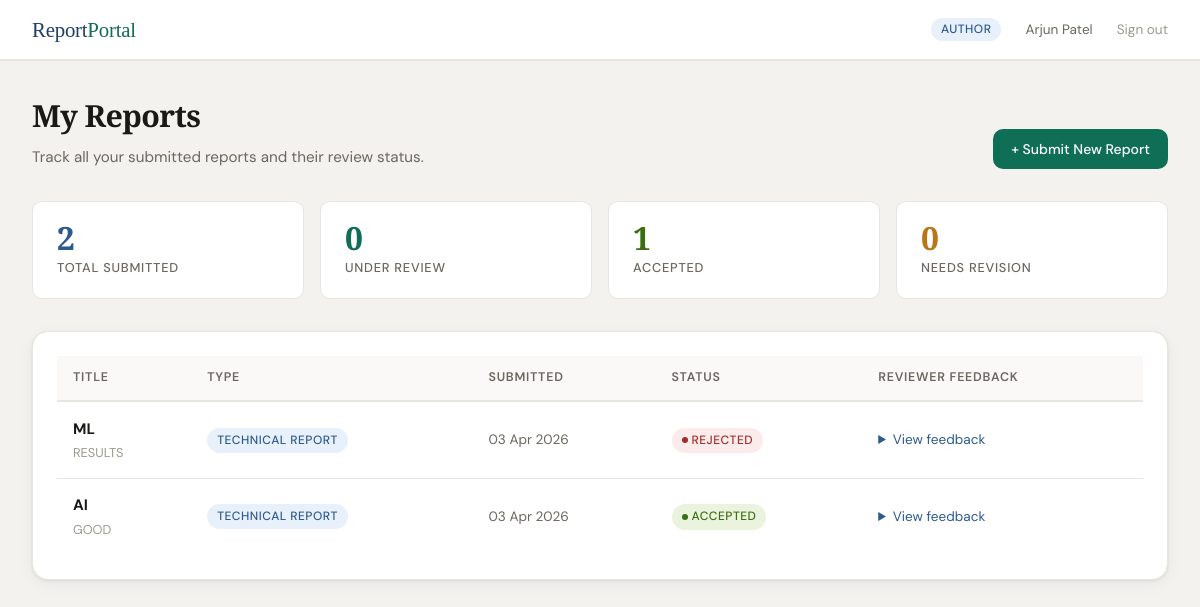
Page /author/ (signed in) on the committed database.
### accounts/models.py (models this page shows, shortened)
class User(AbstractBaseUser, PermissionsMixin):
    ROLE_CHOICES = [
        ('author', 'Author'),
        ('convener', 'Convener'),
        ('reviewer', 'Reviewer'),
    ]
    email = models.EmailField(unique=True)
    full_name = models.CharField(max_length=200, blank=True)
    role = models.CharField(max_length=20, choices=ROLE_CHOICES, default='author')
    is_active = models.BooleanField(default=True)
    is_staff = models.BooleanField(default=False)
    date_joined = models.DateTimeField(auto_now_add=True)
    otp = models.CharField(max_length=6, blank=True, null=True)
    otp_created_at = models.DateTimeField(blank=True, null=True)
    objects = UserManager()
    USERNAME_FIELD = 'email'
    REQUIRED_FIELDS = []
    class Meta:
        verbose_name = 'User'

### reports/models.py (models this page shows, shortened)
class Report(models.Model):
    REPORT_TYPE_CHOICES = [
        ('technical', 'Technical Report'),
        ('verification', 'Verification Report'),
        ('research', 'Research Report'),
    ]
    STATUS_CHOICES = [
        ('submitted', 'Submitted'),
        ('under_review', 'Under Review'),
        ('revision_required', 'Revision Required'),
        ('accepted', 'Accepted'),
        ('rejected', 'Rejected'),
    ]
    author = models.ForeignKey(User, on_delete=models.CASCADE, related_name='reports')
    report_type = models.CharField(max_length=30, choices=REPORT_TYPE_CHOICES)
    title = models.CharField(max_length=300)
    author_name = models.CharField(max_length=200)
    contributors = models.TextField(blank=True, help_text='Comma-separated contributor names')
    abstract = models.TextField()
    keywords = models.CharField(max_length=500)
    plagiarism_doc = models.FileField(upload_to='plagiarism/', null=True, blank=True)
    paper_doc = models.FileField(upload_to='papers/')
    status = models.CharField(max_length=30, choices=STATUS_CHOICES, default='submitted')
    submitted_at = models.DateTimeField(auto_now_add=True)
    updated_at = models.DateTimeField(auto_now=True)
    convener_notes = models.TextField(blank=True)
    assigned_reviewer = models.ForeignKey(
        User, on_delete=models.SET_NULL, null=True, blank=True,
        related_name='assigned_reports'
    )
    reviewer_feedback = models.TextField(blank=True)
    reviewed_at = models.DateTimeField(null=True, blank=True)
    class Meta:
        ordering = ['-submitted_at']

### reports/views.py (the view)
        def wrapper(request, *args, **kwargs):
            if not request.user.is_authenticated:
                return redirect('login')
            if request.user.role not in roles:
                messages.error(request, 'Access denied.')
                return redirect('dashboard')
            return view_func(request, *args, **kwargs)

### reports/views.py (called while the page is built)
def role_required(*roles):
    def decorator(view_func):
        def wrapper(request, *args, **kwargs):
            if not request.user.is_authenticated:
                return redirect('login')
            if request.user.role not in roles:
                messages.error(request, 'Access denied.')
                return redirect('dashboard')
            return view_func(request, *args, **kwargs)
        return wrapper
    return decorator

@login_required
@role_required('author')
def author_dashboard(request):
    reports = Report.objects.filter(author=request.user)
    stats = {
        'total': reports.count(),
        'submitted': reports.filter(status='submitted').count(),
        'under_review': reports.filter(status='under_review').count(),
        'accepted': reports.filter(status='accepted').count(),
        'revision': reports.filter(status='revision_required').count(),
    }
    return render(request, 'reports/author_dashboard.html', {
        'reports': reports,
        'stats': stats,
    })

### templates/reports/author_dashboard.html (shortened to what this page needs)
{% extends 'base.html' %}
{% block content %}
<div class="page-header" style="display:flex;justify-content:space-between;align-items:flex-end;flex-wrap:wrap;gap:1rem;">
  <div>
    <h1>My Reports</h1>
    <p>Track all your submitted reports and their review status.</p>
  </div>
  <a href="{% url 'submit_report' %}" class="btn btn-teal">+ Submit New Report</a>
</div>
<div class="stat-grid">
  <div class="stat-card">
    <div class="stat-num">{{ stats.total }}</div>
    <div class="stat-label">Total Submitted</div>
  </div>
  <div class="stat-card teal">
    <div class="stat-num">{{ stats.under_review }}</div>
    <div class="stat-label">Under Review</div>
  </div>
  <div class="stat-card green">
    <div class="stat-num">{{ stats.accepted }}</div>
    <div class="stat-label">Accepted</div>
  </div>
  <div class="stat-card amber">
    <div class="stat-num">{{ stats.revision }}</div>
    <div class="stat-label">Needs Revision</div>
  </div>
</div>
<div class="card">
  {% if reports %}
  <div class="table-wrap">
    <table>
      <thead>
        <tr>
          <th>Title</th>
          <th>Type</th>
          <th>Submitted</th>
          <th>Status</th>
          <th>Reviewer Feedback</th>
        </tr>
      </thead>
      <tbody>
        {% for report in reports %}
        <tr>
          <td>
            <strong style="font-size:0.95rem;">{{ report.title }}</strong>
            <div style="font-size:0.8rem;color:var(--text3);margin-top:2px;">{{ report.keywords|truncatechars:60 }}</div>
          </td>
          <td><span class="badge badge-blue">{{ report.get_report_type_display }}</span></td>
          <td style="font-size:0.85rem;color:var(--text2);">{{ report.submitted_at|date:"d M Y" }}</td>
          <td>
            {% if report.status == 'submitted' %}<span class="badge badge-blue"><span class="badge-dot"></span>Submitted</span>
            {% elif report.status == 'under_review' %}<span class="badge badge-amber"><span class="badge-dot"></span>Under Review</span>
            {% elif report.status == 'accepted' %}<span class="badge badge-green"><span class="badge-dot"></span>Accepted</span>
            {% elif report.status == 'revision_required' %}<span class="badge badge-coral"><span class="badge-dot"></span>Revision Required</span>
            {% elif report.status == 'rejected' %}<span class="badge badge-red"><span class="badge-dot"></span>Rejected</span>
            {% endif %}
          </td>
          <td>
            {% if report.reviewer_feedback %}
            <details style="cursor:pointer;">
              <summary style="font-size:0.85rem;color:var(--accent);">View feedback</summary>
            </details>
            {% else %}
            <span style="font-size:0.85rem;color:var(--text3);">Awaiting review</span>
            {% endif %}
          </td>
        </tr>
        {% endfor %}
      </tbody>
    </table>
  </div>
  {% endif %}
</div>
{% endblock %}

### templates/base.html (shortened to what this page needs)
<!DOCTYPE html>
<html lang="en">
<head>
</head>
<body>
{% if user.is_authenticated %}
<nav class="nav">
  <div class="nav-brand">Report<span>Portal</span></div>
  <div class="nav-right">
    <span class="nav-role">{{ user.role }}</span>
    <span class="nav-user">{{ user.full_name|default:user.email }}</span>
    <a href="{% url 'logout' %}" class="nav-logout">Sign out</a>
  </div>
</nav>
{% endif %}
<div class="page">
  {% block content %}{% endblock %}
</div>
</body>
</html>

### templates/base.html (style rules this page uses)
:root { --bg: #f4f2ee; --surface: #ffffff; --surface2: #faf9f7; --border: #e8e4de; --border2: #d4cfc8; --text: #1a1916; --text2: #6b6760; --text3: #9c9890; --accent: #2d5a8e; --accent-light: #e8f0fb; --accent-dark: #1e3f66; --teal: #0f6e56; --teal-light: #e1f5ee; --amber: #ba7517; --amber-light: #faeeda; --red: #a32d2d; --red-light: #fcebeb; --green: #3b6d11; --green-light: #eaf3de; --coral: #993c1d; --coral-light: #faece7; --radius: 10px; --radius-lg: 16px; --shadow: 0 1px 3px rgba(0,0,0,0.08), 0 4px 16px rgba(0,0,0,0.05); --shadow-lg: 0 8px 32px rgba(0,0,0,0.1); }
*, *::before, *::after { box-sizing: border-box; margin: 0; padding: 0; }
body { font-family: 'DM Sans', sans-serif; background: var(--bg); color: var(--text); line-height: 1.6; min-height: 100vh; }
a { color: var(--accent); text-decoration: none; }
.nav { background: var(--surface); border-bottom: 1px solid var(--border); padding: 0 2rem; display: flex; align-items: center; justify-content: space-between; height: 60px; position: sticky; top: 0; z-index: 100; box-shadow: 0 1px 0 var(--border); }
.nav-brand { font-family: 'Playfair Display', serif; font-size: 1.3rem; color: var(--accent-dark); letter-spacing: -0.01em; }
.nav-brand span { color: var(--teal); }
.nav-right { display: flex; align-items: center; gap: 1.5rem; }
.nav-user { font-size: 0.85rem; color: var(--text2); }
.nav-role { background: var(--accent-light); color: var(--accent); font-size: 0.75rem; font-weight: 500; padding: 2px 10px; border-radius: 20px; text-transform: uppercase; letter-spacing: 0.04em; }
.nav-logout { font-size: 0.85rem; color: var(--text3); transition: color 0.2s; }
.page { max-width: 1200px; margin: 0 auto; padding: 2rem; }
.page-header { margin-bottom: 2rem; }
.page-header h1 { font-family: 'Playfair Display', serif; font-size: 1.9rem; color: var(--text); font-weight: 700; letter-spacing: -0.02em; }
.page-header p { color: var(--text2); margin-top: 0.25rem; font-size: 0.95rem; }
.card { background: var(--surface); border: 1px solid var(--border); border-radius: var(--radius-lg); padding: 1.5rem; box-shadow: var(--shadow); }
.stat-grid { display: grid; grid-template-columns: repeat(auto-fit, minmax(160px, 1fr)); gap: 1rem; margin-bottom: 2rem; }
.stat-card { background: var(--surface); border: 1px solid var(--border); border-radius: var(--radius); padding: 1.25rem 1.5rem; }
.stat-card .stat-num { font-family: 'Playfair Display', serif; font-size: 2rem; font-weight: 700; color: var(--accent); line-height: 1; }
.stat-card .stat-label { font-size: 0.8rem; color: var(--text2); margin-top: 0.25rem; text-transform: uppercase; letter-spacing: 0.06em; font-weight: 500; }
.stat-card.teal .stat-num { color: var(--teal); }
.stat-card.amber .stat-num { color: var(--amber); }
.stat-card.green .stat-num { color: var(--green); }
.badge { display: inline-flex; align-items: center; gap: 4px; font-size: 0.75rem; font-weight: 500; padding: 3px 10px; border-radius: 20px; text-transform: uppercase; letter-spacing: 0.04em; }
.badge-blue { background: var(--accent-light); color: var(--accent); }
.badge-green { background: var(--green-light); color: var(--green); }
.badge-red { background: var(--red-light); color: var(--red); }
.badge-dot { width: 6px; height: 6px; border-radius: 50%; background: currentColor; }
.table-wrap { overflow-x: auto; }
table { width: 100%; border-collapse: collapse; font-size: 0.9rem; }
thead th { text-align: left; padding: 0.75rem 1rem; font-size: 0.78rem; font-weight: 600; text-transform: uppercase; letter-spacing: 0.06em; color: var(--text2); border-bottom: 2px solid var(--border); background: var(--surface2); }
tbody tr { border-bottom: 1px solid var(--border); transition: background 0.15s; }
tbody td { padding: 0.9rem 1rem; vertical-align: middle; }
tbody tr:last-child { border-bottom: none; }
.btn { display: inline-flex; align-items: center; gap: 6px; font-family: 'DM Sans', sans-serif; font-size: 0.875rem; font-weight: 500; padding: 9px 18px; border-radius: var(--radius); border: none; cursor: pointer; transition: all 0.2s; text-decoration: none; }
.btn-teal { background: var(--teal); color: white; }

### rows in the picture
User: role "AUTHOR", full_name "Arjun Patel"
Report: title "ML", keywords "RESULTS", report_type "TECHNICAL REPORT", submitted_at "03 Apr 2026", status "rejected" (drawn)
Report: title "AI", keywords "GOOD", report_type "TECHNICAL REPORT", submitted_at "03 Apr 2026", status "accepted" (drawn)

### other values in the picture
{{ stats.total }} "2"
{{ stats.under_review }} "0"
{{ stats.accepted }} "1"
{{ stats.revision }} "0"
